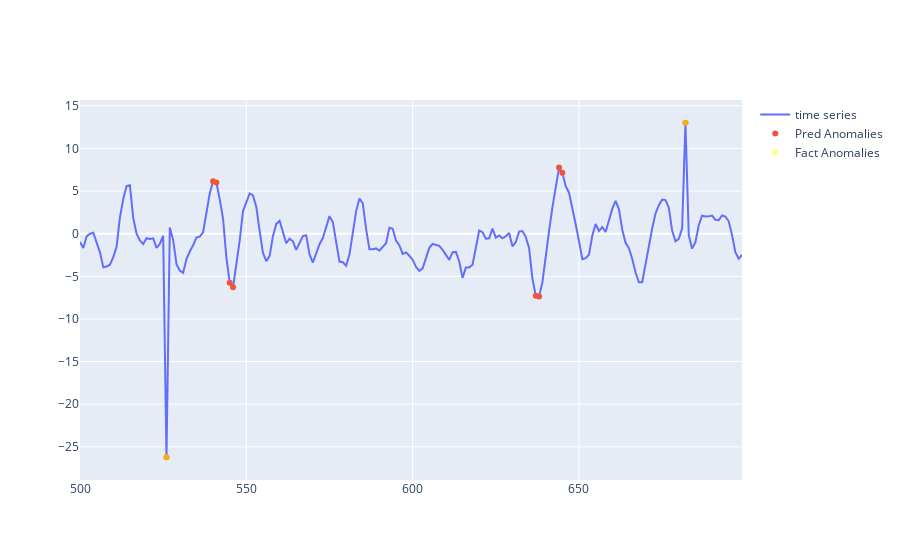

Here is the notebook cell this chart was saved with:
### Code cell
a = df_res.loc[df_res.anomaly, ['fact']]
om = df_res.loc[d2.outliers_mask, ['y_values']]
fig = go.Figure()
fig.add_trace(go.Scatter(x=df_res.index, y=df_res.fact, 
                        mode='lines', name='time series'))
fig.add_trace(go.Scatter(x=a.index, y=a.fact, 
                       mode='markers', name='Pred Anomalies'))
fig.add_trace(go.Scatter(x=om.index, y=om.y_values, 
                       mode='markers', name='Fact Anomalies',line_color='yellow', opacity=0.5))
fig.show()
f,t=df_res.anomaly.value_counts()
print(f'n_outliers = {t}')
f=t/len(test)
print(f'FPR = {f}')

### Figure 1 — Plotly figure (JSON) as saved in the notebook; plotly's stock layout.template omitted (floating-point values rounded to 4 significant figures; data arrays with more than 128 entries replaced by an {"elided": "..."} marker saying what was removed)
{"data": [{"mode": "lines", "name": "time series", "type": "scatter", "x": {"elided": "200 int values"}, "y": {"elided": "200 float values"}}, {"mode": "markers", "name": "Pred Anomalies", "type": "scatter", "x": [526, 540, 541, 545, 546, 637, 638, 644, 645, 682], "y": [-26.22, 6.146, 6.001, -5.761, -6.297, -7.275, -7.373, 7.751, 7.141, 13.0]}, {"line": {"color": "yellow"}, "mode": "markers", "name": "Fact Anomalies", "opacity": 0.5, "type": "scatter", "x": [526, 682], "y": [-26.22, 13.0]}], "layout": {}}
